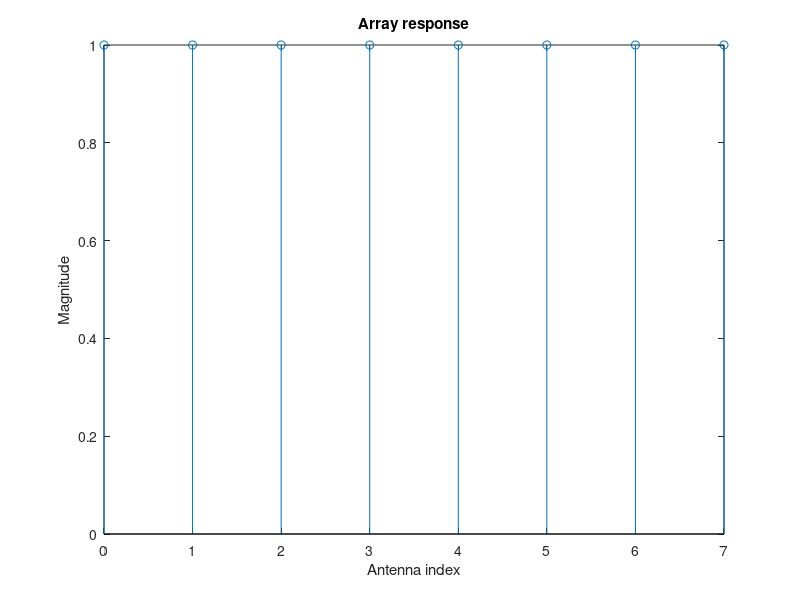
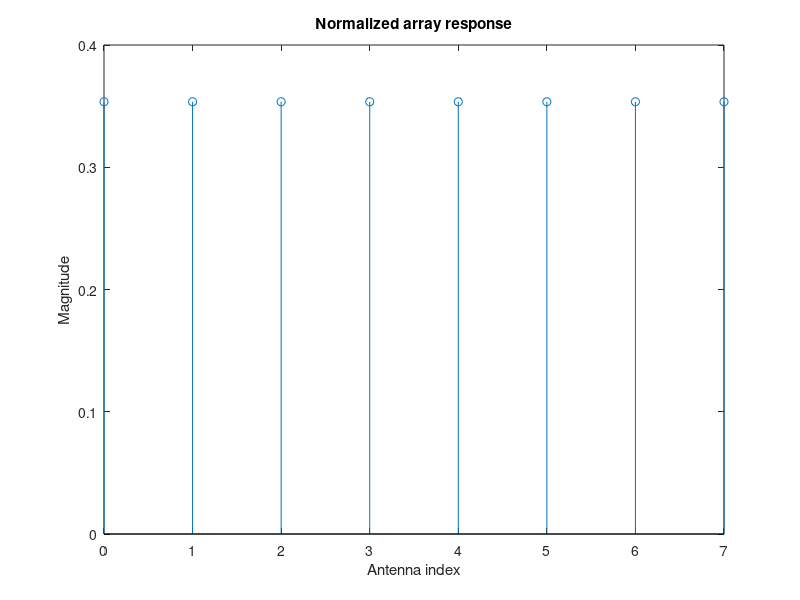

Source code (MATLAB) for these figures, in order:
% Define parameters
N = 8; % number of antennas
d = 0.5; % distance between antennas (in wavelengths)
theta = pi/4; % angle of incidence (in radians)
lambda = 1; % wavelength

% Compute array response
n = 0:N-1;
array_response = exp(1j*2*pi*n*d*cos(theta)/lambda);

% Plot array response
figure;
stem(n,abs(array_response));
xlabel('Antenna index');
ylabel('Magnitude');
title('Array response');

% Normalize array response
array_response = array_response / norm(array_response);

% Plot normalized array response
figure;
stem(n,abs(array_response));
xlabel('Antenna index');
ylabel('Magnitude');
title('Normalized array response');
